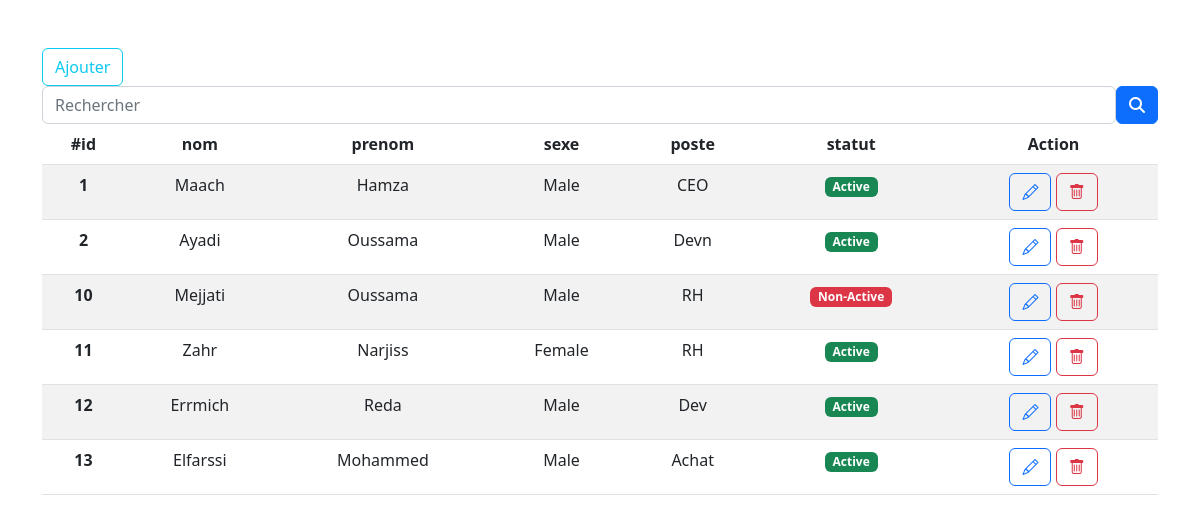
The page / on the database its author committed.
### tables this page shows
CREATE TABLE `employe` (
  `id` int(11) NOT NULL,
  `nom` varchar(225) DEFAULT NULL,
  `prenom` varchar(225) DEFAULT NULL,
  `sexe` varchar(10) DEFAULT NULL,
  `poste` varchar(225) DEFAULT NULL,
  `statut` int(11) DEFAULT NULL
);

### controllers/HomeController.php (called while the page is built)
<?php
class HomeController{
    public function index($page){
        include('views/'.$page.'.php');
    }
}
?>

### autoload.php (called while the page is built, shortened)
<?php
function autoload($class_name){
    $array_paths = array(
        'database/',
        'app/classes/',
        'models/',
        'controllers/'
    );
    $parts = explode('\\',$class_name);
    $name = array_pop($parts);
    foreach ($array_paths as $path) {
        $file = sprintf($path . '%s.php', $name);
    }
}
?>

### database/DB.php (called while the page is built)
<?php
class DB{
    static public function connect(){
        $pdo =new PDO("mysql:host=localhost;dbname=employes",'root',"");
        $pdo->exec("set names utf8");
        $pdo->setAttribute(PDO::ATTR_ERRMODE, PDO::ERRMODE_WARNING);
        return $pdo;
    }
}
?>

### models/Employe.php (called while the page is built, shortened)
<?php
class Employe{
    static public function getAll(){
        $stmt = DB::connect()->prepare('SELECT * FROM employe');
        $stmt->execute();
        return $stmt->fetchAll();
    }
}
?>

### controllers/EmployesController.php (called while the page is built, shortened)
<?php
class EmployesController
{
    public function getAllEmployes()
    {
        $employes = Employe::getAll();
        return $employes;
    }
}
?>

### views/home.php (the view, shortened to what this page needs)
<?php
    if (isset($_POST['find'])){
        $data = new EmployesController();
        $employes = $data->findEmployes();
    }else{
        $data = new EmployesController();
        $employes = $data->getAllEmployes();
    }
?>
<div class="container mt-5">
    <div class="row">
        <div class="col-md-12 mx-auto">
            <a href="<?php echo base?>add" class="btn btn-outline-info">Ajouter</a>
            <form method="post" class="float-right d-flex flex-row">
                        <input  type="search" name="search" placeholder="Rechercher" class="form-control" />
                    <button  type="submit" name="find" class="btn btn-primary">
                        <i class="fas fa-search"></i>
                    </button>
            </form>
            <table class="table table-striped table-hover text-center">
                <thead>
                <tr>
                    <th scope="col">#id</th>
                    <th scope="col">nom</th>
                    <th scope="col">prenom</th>
                    <th scope="col">sexe</th>
                    <th scope="col">poste</th>
                    <th scope="col">statut</th>
                    <th scope="col">Action</th>
                </tr>
                </thead>
                <tbody>
                <?php foreach ($employes as $employe): ?>
                    <tr>
                        <th scope="row">
                            <?php echo $employe['id']; ?>
                        </th>
                        <td>
                            <?php echo $employe['nom']; ?>
                        </td>
                        <td>
                            <?php echo $employe['prenom']; ?>
                        </td>
                        <td>
                            <?php echo $employe['sexe']; ?>
                        </td>
                        <td>
                            <?php echo $employe['poste']; ?>
                        </td>
                        <td>
                            <?php echo $employe['statut']
                                ?
                                '<span class="badge bg-success ">Active</span>'
                                :
                                '<span class="badge bg-danger">Non-Active</span>';
                            ?>
                        </td>
                        <td>
                            <form method="post" action="<?php echo base?>update" class="d-inline">
                                <button class="btn btn-outline-primary"><i class="bi bi-pencil"></i></button>
                            </form>
                            <form method="post" action="<?php echo base?>delete" class="d-inline">
                                <button class="btn btn-outline-danger"><i class="bi bi-trash"></i></button>
                            </form>
                        </td>
                    </tr>
                <?php endforeach; ?>
                </tbody>
            </table>
        </div>
    </div>
</div>

### views/includes/header.php (shortened to what this page needs)
<!DOCTYPE html>
<html lang="fr">
<head>
    <link rel="stylesheet" href="./styles/style.css">
    <link rel="stylesheet" href="https://cdn.jsdelivr.net/npm/bootstrap-icons@1.3.0/font/bootstrap-icons.css">
    <link href="https://cdn.jsdelivr.net/npm/bootstrap@5.2.3/dist/css/bootstrap.min.css" rel="stylesheet"
>
    <link rel="stylesheet" href="https://cdnjs.cloudflare.com/ajax/libs/font-awesome/6.2.1/css/all.min.css">
</head>
<body>

### index.php
<?php
require_once './views/includes/header.php';
require_once './autoload.php';
require_once './controllers/HomeController.php';
$home = new HomeController();
$pages = ['home','add','delete','update'];
if(isset($_GET['page'])){
    if (in_array($_GET['page'],$pages)){
        $page = $_GET['page'];
        $home->index($page);
    }else{
        include 'views/includes/404.php';
    }
}else{
    $home->index('home');
}
require_once './views/includes/footer.php';
?>

### views/includes/footer.php (shortened to what this page needs)
</body>
</html>

### views/includes/styles/style.css (style rules this page uses)
table, thead, tr, tbody, th, td { text-align: center; }
div { margin: 5px; }

### rows shown on the page
employe: id "1", nom "Maach", prenom "Hamza", sexe "Male", poste "CEO", statut "Active"
employe: id "2", nom "Ayadi", prenom "Oussama", sexe "Male", poste "Devn", statut "Active"
employe: id "10", nom "Mejjati", prenom "Oussama", sexe "Male", poste "RH", statut "Non-Active"
employe: id "11", nom "Zahr", prenom "Narjiss", sexe "Female", poste "RH", statut "Active"
employe: id "12", nom "Errmich", prenom "Reda", sexe "Male", poste "Dev", statut "Active"
employe: id "13", nom "Elfarssi", prenom "Mohammed", sexe "Male", poste "Achat", statut "Active"
